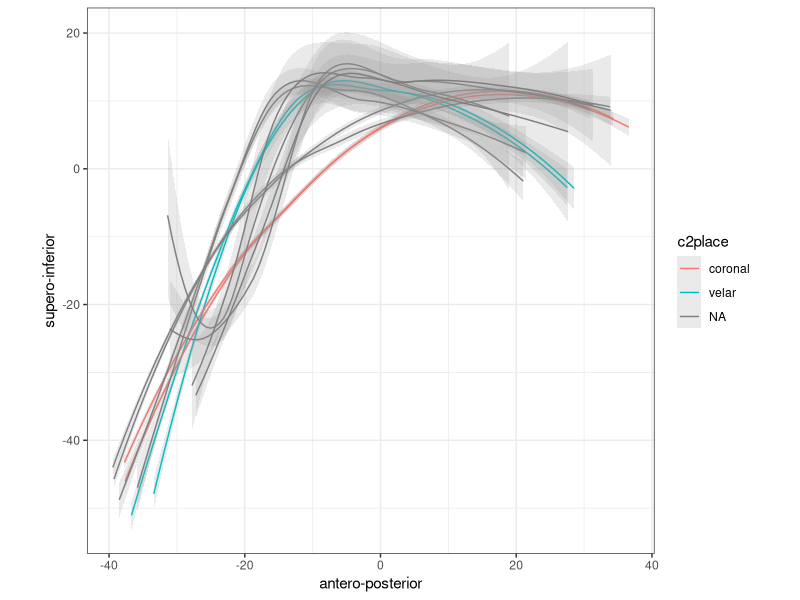
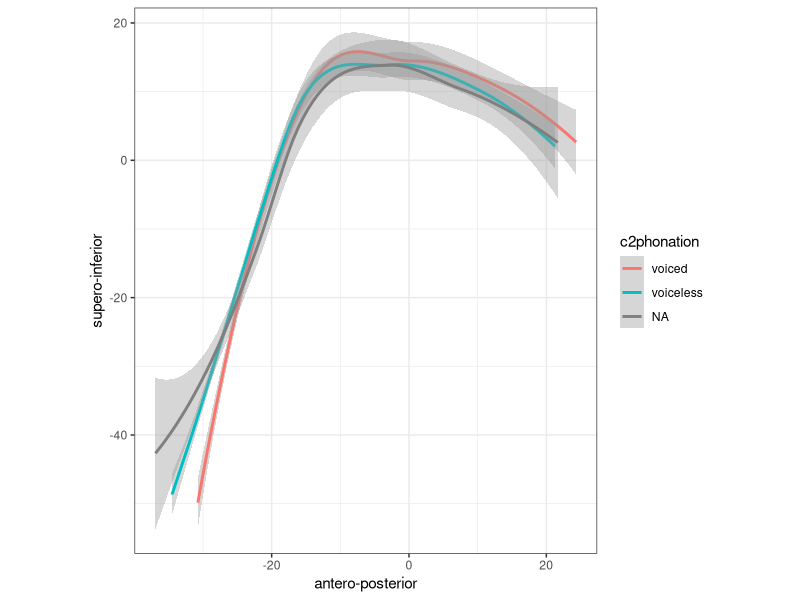
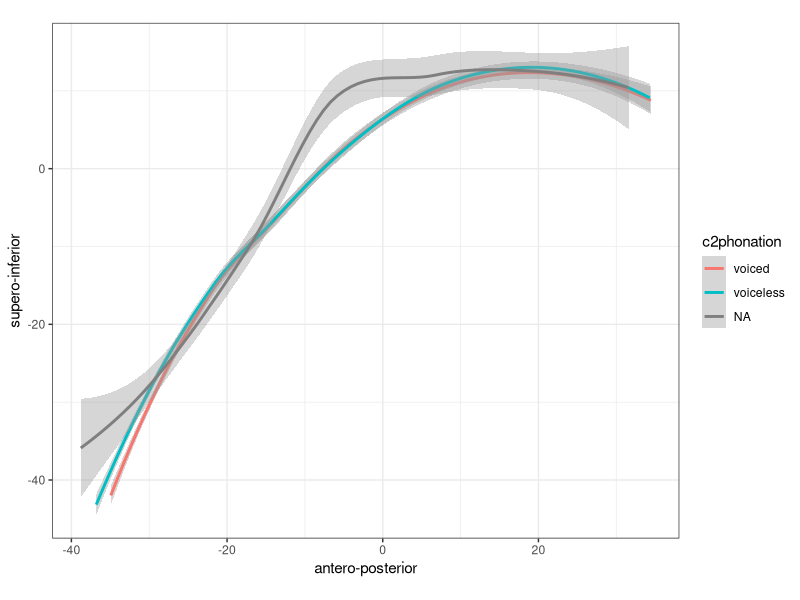

Write R code to recreate these figures, in order. (Note: this script raises an error after producing the figures.)
## ---- chunk 1
knitr::opts_chunk$set(echo = TRUE)
knitr::opts_knit$set(root.dir=normalizePath("./"))
library(tidyverse)
theme_set(theme_bw())
library(stringr)
## ---- chunk 2
num.splines <- 42
columns <- c(
    "subject",
    "seconds",
    "rec.date",
    "prompt",
    "label",
    "TD.displacement",
    "TT.displacement",
    "TD.displacement.sm",
    "TD.velocity",
    "TD.velocity.abs",
    "TT.displacement.sm",
    "TT.velocity",
    "TT.velocity.abs",
#   ^^^^^ CHANGE ABOVE ^^^^^
    paste0(rep(c("X", "Y"), num.splines),
            "_",
            rep(1:num.splines, each = 2)
            )
)
## ---- chunk 3
raw.data <- read_delim("./data/SC01-aaa.csv", 
    "\t", escape_double = FALSE,
    col_names = columns,
    na = "*",
    trim_ws = TRUE
    )

rm(num.splines, columns)

raw.data <- unique(raw.data)

stimuli <- read.csv("./data/nonce.csv")
## ---- chunk 4
splines <- raw.data %>%
    gather(spline, coordinate, matches("[XY]_")) %>%
    separate(spline, c("axis", "fan"), convert = TRUE) %>%
    spread(axis, coordinate) %>%
    mutate(word = as.factor(word(prompt, 2))) %>%
    left_join(y = stimuli, by = c("word" = "orth"))
## ---- chunk 5
ggplot(splines, aes(x = X, y = Y, group = word, colour = c2place)) +
    geom_smooth(size = 0.5, alpha = 0.2) +
    coord_fixed(ratio = 1) +
    xlab("antero-posterior") +
    ylab("supero-inferior")
## ---- chunk 6
filter(splines, label == "max_TD") %>%
ggplot(aes(x = X, y = Y, colour = c2phonation)) +
    geom_smooth(method = "loess") +
    coord_fixed(ratio = 1) +
    xlab("antero-posterior") +
    ylab("supero-inferior")
## ---- chunk 7
filter(splines, label == "max_TT") %>%
ggplot(aes(x = X, y = Y, colour = c2phonation)) +
    geom_smooth(method = "loess") +
    coord_fixed(ratio = 1) +
    xlab("antero-posterior") +
    ylab("supero-inferior")
## ---- chunk 8
cons.gestures <- raw.data %>%
    select(subject:label) %>%
    separate(label, c("gesture", "tongue.area")) %>%
    spread(gesture, seconds) %>%
    select(subject:tongue.area, target, max, release) %>%
    mutate(closure = (release - target) * 1000) %>%
    mutate(word = as.factor(word(prompt, 2))) %>%
    left_join(y = stimuli, by = c("word" = "orth"))
## ---- chunk 9
ggplot(cons.gestures, aes(c2place, closure)) +
    geom_violin() +
    geom_boxplot(width=0.2) +
    xlab("place of C2") +
    ylab("closure duration (msec)")
